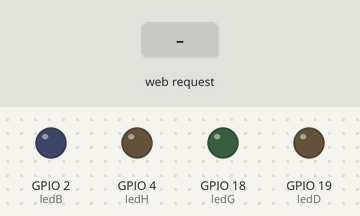
A program run on a simulated ESP32. On the bench: output pins drawn as LEDs (lit = HIGH). Inputs (shaded band) come from the test bench. WiFi joins after 1.5 s; servers stay silent unless stated; storage starts empty; what the program prints to the serial monitor is not drawn.

Above: at 2.7 s.
2.8 s: HTTP request GET /haut received
At 4.0 s:
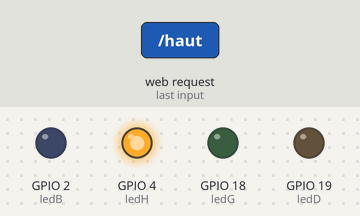
4.3 s: HTTP request GET /bas received
At 5.3 s:
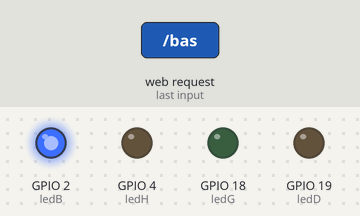
5.8 s: HTTP request GET /droite received
At 6.5 s:
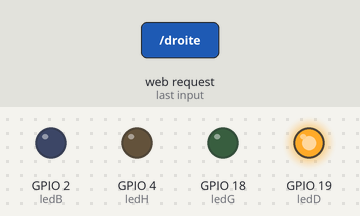
7.3 s: HTTP request GET /gauche received
At 7.6 s:
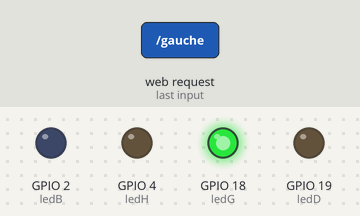
Timing chart, 0 to 9.8 s (numbered marks = the images above; inputs shaded):
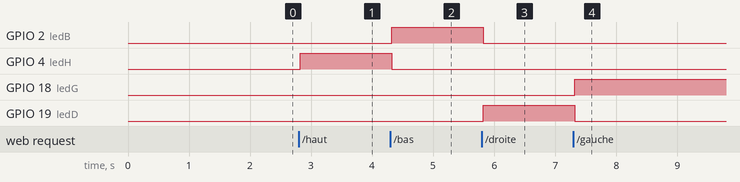

Measured:
- after the input at 2.8 s, GPIO 4 (ledH): LOW → HIGH at once
- after the input at 4.3 s, GPIO 2 (ledB): LOW → HIGH at once; GPIO 4 (ledH): HIGH → LOW at once
- after the input at 5.8 s, GPIO 2 (ledB): HIGH → LOW at once; GPIO 19 (ledD): LOW → HIGH at once
- after the input at 7.3 s, GPIO 18 (ledG): LOW → HIGH at once; GPIO 19 (ledD): HIGH → LOW at once

The program:

main.cpp
```cpp
#include <Arduino.h>
#include <ESPAsyncWebServer.h>
#include <SPIFFS.h>
const char *ssid = "BTS_CIEL";
const char *password = "ERIR1234";
// Set LED GPIO
const int ledH = 4;
const int ledB = 2;
const int ledG = 18;
const int ledD = 19;
// Stores LED state
String ledState;

AsyncWebServer server(80);

void setup()
{
    Serial.begin(115200);
    pinMode(ledH, OUTPUT);
    pinMode(ledB, OUTPUT);
    pinMode(ledG, OUTPUT);
    pinMode(ledD, OUTPUT);
    //---------------------------SPIFFS-------------------
    if (!SPIFFS.begin()) /* Démarrage du gestionnaire de fichiers SPIFFS */
    {
        Serial.println("Erreur SPIFFS...");
        return;
    }

    //-----------------------WIFI-----------------------------
    WiFi.begin(ssid, password); /* Connexion au réseau Wifi */
    Serial.print("Tentative de connexion...");
    while (WiFi.status() != WL_CONNECTED)
    {
        Serial.print(".");
        delay(100);
    }
    Serial.println("\n");
    Serial.println("Connexion etablie!");
    Serial.print("Adresse IP: ");
    Serial.println(WiFi.localIP());

    //--------------------------SERVEUR--------------------------
    /* Lorsque le serveur est actif , la page index.html est chargée */
    server.on("/", HTTP_GET, [](AsyncWebServerRequest *request)
              { request->send(SPIFFS, "/index.html", String(), false); });
    // Chemin pour chager le fichier style.css
    server.on("/style.css", HTTP_GET, [](AsyncWebServerRequest *request)
              { request->send(SPIFFS, "/style.css", "text/css"); });
    // Page pour le haut
    server.on("/haut", HTTP_GET, [](AsyncWebServerRequest *request)
              {
digitalWrite(ledH, HIGH);
digitalWrite(ledB, LOW);
digitalWrite(ledG, LOW);
digitalWrite(ledD, LOW);
request->send(SPIFFS, "/index.html", String(), false); });
    // Page pour le bas
    server.on("/bas", HTTP_GET, [](AsyncWebServerRequest *request)
              {
digitalWrite(ledB, HIGH);
digitalWrite(ledH, LOW);
digitalWrite(ledG, LOW);
digitalWrite(ledD, LOW);
request->send(SPIFFS, "/index.html", String(), false); });
    // Page pour la droite
    server.on("/droite", HTTP_GET, [](AsyncWebServerRequest *request)
              {
digitalWrite(ledD, HIGH);
digitalWrite(ledH, LOW);
digitalWrite(ledB, LOW);
digitalWrite(ledG, LOW);
request->send(SPIFFS, "/index.html", String(), false); });
// Page pour la gauche
    server.on("/gauche", HTTP_GET, [](AsyncWebServerRequest *request)
              {
digitalWrite(ledG, HIGH);
digitalWrite(ledD, LOW);
digitalWrite(ledH, LOW);
digitalWrite(ledB, LOW);
request->send(SPIFFS, "/index.html", String(), false); });
    // Démarrage du serveur
    server.begin();
}
void loop()
{
}
```
